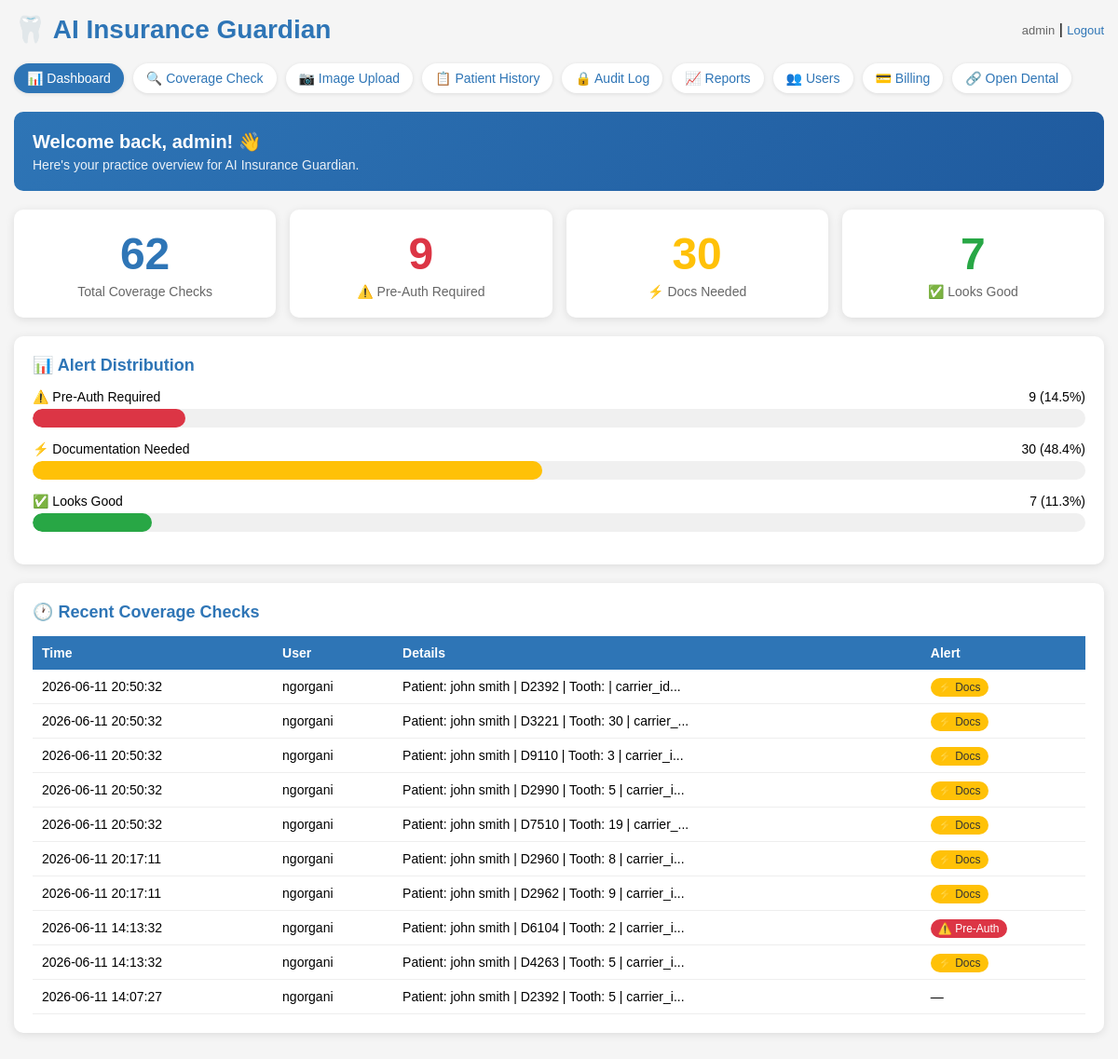
The app's page /dashboard (signed in) with its own data.
### tables this page shows
CREATE TABLE users (
            id INTEGER PRIMARY KEY,
            username TEXT UNIQUE NOT NULL,
            password TEXT NOT NULL,
            role TEXT DEFAULT 'staff'
        , pod TEXT DEFAULT NULL, year_level TEXT DEFAULT NULL, full_name TEXT DEFAULT NULL);

CREATE TABLE audit_log (id INTEGER PRIMARY KEY, username TEXT, action TEXT, details TEXT, timestamp TEXT);

### app.py (the view)
@app.route("/dashboard")
@login_required
def dashboard():
    conn = get_db()
    cursor = conn.cursor()
    cursor.execute("SELECT COUNT(*) FROM audit_log WHERE action = 'COVERAGE_CHECK'")
    total_checks = cursor.fetchone()[0]
    cursor.execute("SELECT COUNT(*) FROM audit_log WHERE action = 'COVERAGE_CHECK' AND details LIKE '%Alert: red%'")
    total_red = cursor.fetchone()[0]
    cursor.execute("SELECT COUNT(*) FROM audit_log WHERE action = 'COVERAGE_CHECK' AND details LIKE '%Alert: yellow%'")
    total_yellow = cursor.fetchone()[0]
    cursor.execute("SELECT COUNT(*) FROM audit_log WHERE action = 'COVERAGE_CHECK' AND details LIKE '%Alert: green%'")
    total_green = cursor.fetchone()[0]
    cursor.execute("SELECT * FROM audit_log WHERE action = 'COVERAGE_CHECK' ORDER BY timestamp DESC LIMIT 10")
    recent_checks = cursor.fetchall()
    conn.close()
    return render_template("dashboard.html", total_checks=total_checks, total_red=total_red,
        total_yellow=total_yellow, total_green=total_green, recent_checks=recent_checks)

### app.py (called while the page is built)
def get_db():
    conn = sqlite3.connect("insurance_guardian.db")
    conn.row_factory = sqlite3.Row
    return conn

@login_manager.user_loader
def load_user(user_id):
    conn = get_db()
    cursor = conn.cursor()
    cursor.execute("SELECT id, username, role, pod, year_level, full_name FROM users WHERE id = ?", (user_id,))
    row = cursor.fetchone()
    conn.close()
    if row:
        return User(row[0], row[1], row[2], row[3], row[4], row[5])
    return None

### templates/dashboard.html (shortened to what this page needs)
<!DOCTYPE html>
<html>
<head>
</head>
<body>
    <div class="header">
        <h1>🦷 AI Insurance Guardian</h1>
        <div>
            <span class="user-info">{{ current_user.username }}</span> |
            <a href="/logout" class="logout">Logout</a>
        </div>
    </div>
    <div class="nav">
        <a href="/dashboard" class="active">📊 Dashboard</a>
        <a href="/">🔍 Coverage Check</a>
        <a href="/upload">📷 Image Upload</a>
        <a href="/history">📋 Patient History</a>
        <a href="/audit">🔒 Audit Log</a>
        <a href="/reports">📈 Reports</a>
        <a href="/users">👥 Users</a>
        <a href="/billing">💳 Billing</a>
        <a href="/opendental">🔗 Open Dental</a>
    </div>
    <div class="welcome-box">
        <h2>Welcome back, {{ current_user.username }}! 👋</h2>
        <p>Here's your practice overview for AI Insurance Guardian.</p>
    </div>
    <div class="stats-grid">
        <div class="stat-card stat-total">
            <div class="stat-number">{{ total_checks }}</div>
            <div class="stat-label">Total Coverage Checks</div>
        </div>
        <div class="stat-card stat-red">
            <div class="stat-number">{{ total_red }}</div>
            <div class="stat-label">⚠️ Pre-Auth Required</div>
        </div>
        <div class="stat-card stat-yellow">
            <div class="stat-number">{{ total_yellow }}</div>
            <div class="stat-label">⚡ Docs Needed</div>
        </div>
        <div class="stat-card stat-green">
            <div class="stat-number">{{ total_green }}</div>
            <div class="stat-label">✅ Looks Good</div>
        </div>
    </div>
    {% if total_checks > 0 %}
    <div class="section-box">
        <h2>📊 Alert Distribution</h2>
        <div class="progress-bar-container">
            <div class="progress-label">
                <span>⚠️ Pre-Auth Required</span>
                <span>{{ total_red }} ({{ ((total_red / total_checks) * 100)|round(1) }}%)</span>
            </div>
            <div class="progress-bar">
                <div class="progress-fill-red" style="width: {{ ((total_red / total_checks) * 100)|round(1) }}%"></div>
            </div>
        </div>
        <div class="progress-bar-container">
            <div class="progress-label">
                <span>⚡ Documentation Needed</span>
                <span>{{ total_yellow }} ({{ ((total_yellow / total_checks) * 100)|round(1) }}%)</span>
            </div>
            <div class="progress-bar">
                <div class="progress-fill-yellow" style="width: {{ ((total_yellow / total_checks) * 100)|round(1) }}%"></div>
            </div>
        </div>
        <div class="progress-bar-container">
            <div class="progress-label">
                <span>✅ Looks Good</span>
                <span>{{ total_green }} ({{ ((total_green / total_checks) * 100)|round(1) }}%)</span>
            </div>
            <div class="progress-bar">
                <div class="progress-fill-green" style="width: {{ ((total_green / total_checks) * 100)|round(1) }}%"></div>
            </div>
        </div>
    </div>
    {% endif %}
    <div class="section-box">
        <h2>🕐 Recent Coverage Checks</h2>
        {% if recent_checks %}
        <table class="recent-table">
            <tr>
                <th>Time</th>
                <th>User</th>
                <th>Details</th>
                <th>Alert</th>
            </tr>
            {% for record in recent_checks %}
            <tr>
                <td>{{ record[4] }}</td>
                <td>{{ record[1] }}</td>
                <td>{{ record[3][:50] }}...</td>
                <td>
                    {% if 'Alert: red' in record[3] %}
                    <span class="badge-red">⚠️ Pre-Auth</span>
                    {% elif 'Alert: yellow' in record[3] %}
                    <span class="badge-yellow">⚡ Docs</span>
                    {% elif 'Alert: green' in record[3] %}
                    <span class="badge-green">✅ Good</span>
                    {% else %}
                    —
                    {% endif %}
                </td>
            </tr>
            {% endfor %}
        </table>
        {% else %}
        <p style="color:#666; text-align:center; padding:20px;">No coverage checks yet. Start by checking a patient's coverage!</p>
        {% endif %}
    </div>
</body>
</html>

### templates/dashboard.html (style rules this page uses)
* { box-sizing: border-box; margin: 0; padding: 0; }
body { font-family: Arial, sans-serif; background-color: #f5f5f5; padding: 15px; }
.header { display: flex; justify-content: space-between; align-items: center; margin-bottom: 20px; flex-wrap: wrap; gap: 10px; }
h1 { color: #2E75B6; font-size: clamp(20px, 4vw, 28px); }
.nav { display: flex; flex-wrap: wrap; gap: 10px; margin-bottom: 20px; }
.nav a { color: #2E75B6; text-decoration: none; font-size: 14px; background: white; padding: 8px 14px; border-radius: 20px; box-shadow: 0 1px 4px rgba(0,0,0,0.1); }
.nav a.active { background: #2E75B6; color: white; }
.user-info { color: #666; font-size: 13px; }
.logout { color: #2E75B6; text-decoration: none; font-size: 13px; }
.stats-grid { display: grid; grid-template-columns: repeat(auto-fit, minmax(180px, 1fr)); gap: 15px; margin-bottom: 20px; }
.stat-card { background: white; padding: 20px; border-radius: 10px; box-shadow: 0 2px 10px rgba(0,0,0,0.1); text-align: center; }
.stat-number { font-size: 48px; font-weight: bold; margin-bottom: 5px; }
.stat-label { color: #666; font-size: 14px; }
.stat-total .stat-number { color: #2E75B6; }
.stat-red .stat-number { color: #dc3545; }
.stat-yellow .stat-number { color: #ffc107; }
.stat-green .stat-number { color: #28a745; }
.section-box { background: white; padding: 20px; border-radius: 10px; box-shadow: 0 2px 10px rgba(0,0,0,0.1); margin-bottom: 20px; }
.section-box h2 { color: #2E75B6; margin-bottom: 15px; font-size: 18px; }
.progress-bar-container { margin-bottom: 15px; }
.progress-label { display: flex; justify-content: space-between; margin-bottom: 5px; font-size: 14px; }
.progress-bar { height: 20px; border-radius: 10px; background: #f0f0f0; overflow: hidden; }
.progress-fill-red { height: 100%; background: #dc3545; border-radius: 10px; }
.progress-fill-yellow { height: 100%; background: #ffc107; border-radius: 10px; }
.progress-fill-green { height: 100%; background: #28a745; border-radius: 10px; }
.recent-table { width: 100%; border-collapse: collapse; font-size: 14px; }
.recent-table th { background: #2E75B6; color: white; padding: 10px; text-align: left; }
.recent-table td { padding: 10px; border-bottom: 1px solid #eee; }
.badge-red { background: #dc3545; color: white; padding: 3px 8px; border-radius: 10px; font-size: 12px; }
.badge-yellow { background: #ffc107; color: #333; padding: 3px 8px; border-radius: 10px; font-size: 12px; }
.welcome-box { background: linear-gradient(135deg, #2E75B6, #1F5A9E); color: white; padding: 20px; border-radius: 10px; margin-bottom: 20px; }
.welcome-box h2 { font-size: 20px; margin-bottom: 5px; }
.welcome-box p { font-size: 14px; opacity: 0.9; }

### records on screen
users: username "admin"
audit_log: timestamp "2026-06-11 20:50:32", username "ngorgani", details "Patient: john smith | D2392 | Tooth: | carrier_id", shows "⚡ Docs"
audit_log: timestamp "2026-06-11 20:50:32", username "ngorgani", details "Patient: john smith | D3221 | Tooth: 30 | carrier_", shows "⚡ Docs"
audit_log: timestamp "2026-06-11 20:50:32", username "ngorgani", details "Patient: john smith | D9110 | Tooth: 3 | carrier_i", shows "⚡ Docs"
audit_log: timestamp "2026-06-11 20:50:32", username "ngorgani", details "Patient: john smith | D2990 | Tooth: 5 | carrier_i", shows "⚡ Docs"
audit_log: timestamp "2026-06-11 20:50:32", username "ngorgani", details "Patient: john smith | D7510 | Tooth: 19 | carrier_", shows "⚡ Docs"
audit_log: timestamp "2026-06-11 20:17:11", username "ngorgani", details "Patient: john smith | D2960 | Tooth: 8 | carrier_i", shows "⚡ Docs"
audit_log: timestamp "2026-06-11 20:17:11", username "ngorgani", details "Patient: john smith | D2962 | Tooth: 9 | carrier_i", shows "⚡ Docs"
audit_log: timestamp "2026-06-11 14:13:32", username "ngorgani", details "Patient: john smith | D6104 | Tooth: 2 | carrier_i", shows "⚠️ Pre-Auth"
audit_log: timestamp "2026-06-11 14:13:32", username "ngorgani", details "Patient: john smith | D4263 | Tooth: 5 | carrier_i", shows "⚡ Docs"
audit_log: timestamp "2026-06-11 14:07:27", username "ngorgani", details "Patient: john smith | D2392 | Tooth: 5 | carrier_i"

### other values on screen
{{ total_checks }} "62"
{{ total_red }} "9"
{{ total_yellow }} "30"
{{ total_green }} "7"
{{ ((total_red / total_checks) * 100)|round(1) }} "14.5"
{{ ((total_yellow / total_checks) * 100)|round(1) }} "48.4"
{{ ((total_green / total_checks) * 100)|round(1) }} "11.3"
